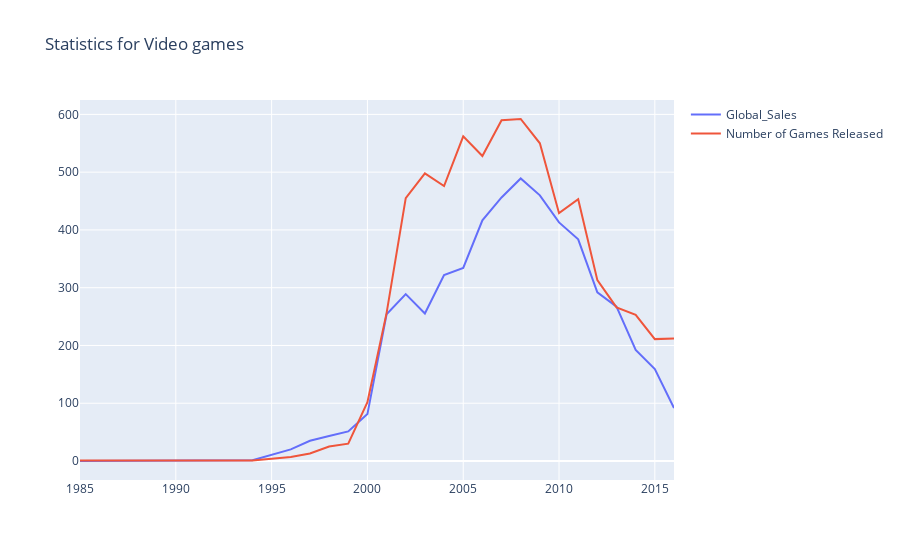

Notebook cell for this chart:
### Code cell
# Tracing line for Global Sales 
trace0 = go.Scatter( x = years_df.index, y = years_df['Global_Sales'],name = 'Global_Sales')

#Tracing line for Number of games released
trace1 = go.Scatter(x = years_df.index , y = years_df['Number_of_Games'],name = 'Number of Games Released')

data = [trace0 , trace1]

layout = {'title':'Statistics for Video games'}

fig = go.Figure(data=data , layout = layout)
iplot(fig,show_link=False)

### Figure 1 — Plotly figure (JSON) as saved in the notebook; plotly's stock layout.template omitted (floating-point values rounded to 4 significant figures)
{"data": [{"name": "Global_Sales", "type": "scatter", "x": [1985, 1988, 1992, 1994, 1996, 1997, 1998, 1999, 2000, 2001, 2002, 2003, 2004, 2005, 2006, 2007, 2008, 2009, 2010, 2011, 2012, 2013, 2014, 2015, 2016], "y": [0.03, 0.03, 0.03, 1.27, 20.1, 35.01, 43.18, 51.17, 81.24, 253.9, 288.8, 255.4, 321.8, 334.3, 416.7, 456.2, 489.1, 459.8, 413.0, 383.7, 291.9, 267.2, 192.4, 159.2, 91.56]}, {"name": "Number of Games Released", "type": "scatter", "x": [1985, 1988, 1992, 1994, 1996, 1997, 1998, 1999, 2000, 2001, 2002, 2003, 2004, 2005, 2006, 2007, 2008, 2009, 2010, 2011, 2012, 2013, 2014, 2015, 2016], "y": [1, 1, 1, 1, 7, 13, 25, 30, 102, 256, 455, 498, 476, 562, 528, 590, 592, 550, 429, 453, 313, 266, 253, 211, 212]}], "layout": {"title": {"text": "Statistics for Video games"}}}
